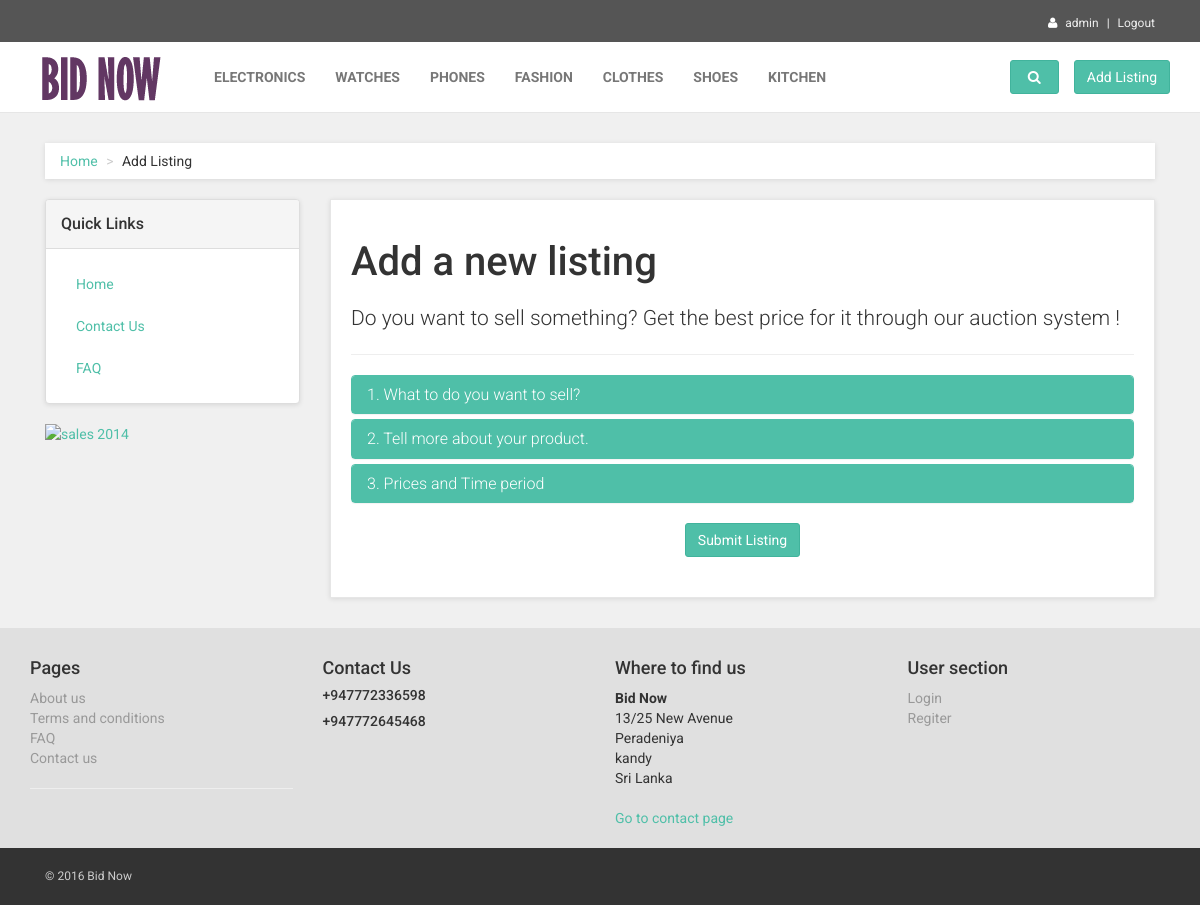
The app's page /BidNow/addlisting.php (signed in) with its own data.
### tables this page shows
CREATE TABLE IF NOT EXISTS `category` (
  `CategoryID` int(10) NOT NULL,
  `Category` varchar(20) NOT NULL
);

### BidNow/addlisting.php (the view, shortened to what this page needs)
<!DOCTYPE html>
<html lang="en">
<head>
    <link href="css/font-awesome.css" rel="stylesheet">
    <link href="css/bootstrap.min.css" rel="stylesheet">
    <link href="css/animate.min.css" rel="stylesheet">
    <link href="css/owl.carousel.css" rel="stylesheet">
    <link href="css/owl.theme.css" rel="stylesheet">
    <link href="css/bootstrap.css" rel="stylesheet">
    <link href="css/style.default.css" rel="stylesheet" id="theme-stylesheet">
    <link href="css/custom.css" rel="stylesheet">
    <link rel="stylesheet" href="//code.jquery.com/ui/1.11.4/themes/smoothness/jquery-ui.css">
</head>
<body>
    <?php include 'header.php';?>
    <div id="all">
        <div id="content">
            <div class="container">
                <div class="col-md-12">
                    <ul class="breadcrumb">
                        <li><a href="#">Home</a>
                        </li>
                        <li>Add Listing</li>
                    </ul>
                </div>
                <div class="col-md-3">
                    <div class="panel panel-default sidebar-menu">
                        <div class="panel-heading">
                            <h3 class="panel-title">Quick Links</h3>
                        </div>
                        <div class="panel-body">
                            <ul class="nav nav-pills nav-stacked">
                                <li>
                                    <a href="index.php">Home</a>
                                </li>
                                <li>
                                    <a href="contact.php">Contact Us</a>
                                </li>
                                <li>
                                    <a href="faq.php">FAQ</a>
                                </li>
                            </ul>
                        </div>
                    </div>
                    <div class="banner">
                        <a href="#">
                            <img src="img/banner.jpg" alt="sales 2014" class="img-responsive">
                        </a>
                    </div>
                </div>
                <div class="col-md-9">
                    <div class="box" id="contact">
                        <h1>Add a new listing</h1>
                        <p class="lead">Do you want to sell something? Get the best price for it through our auction system ! </p>
                        <hr>
                        <div class="panel-group" id="accordion">
                        <form class="form-horizontal" action="success.php" method="POST">
                            <div class="panel panel-primary">
                                <div class="panel-heading">
                                    <h4 class="panel-title">
					    <a data-toggle="collapse" data-parent="#accordion" href="#faq1">
						1. What to do you want to sell?
					    </a>
					</h4>
                                </div>
                            </div>
                            <div class="panel panel-primary">
                                <div class="panel-heading">
                                    <h4 class="panel-title">
					    <a data-toggle="collapse" data-parent="#accordion" href="#collapseTwo">
						2. Tell more about your product.
					    </a>
					</h4>
                                </div>
                            </div>
                            <div class="panel panel-primary">
                                <div class="panel-heading">
                                    <h4 class="panel-title">
					    <a data-toggle="collapse" data-parent="#accordion" href="#collapseThree">
						3. Prices and Time period
					    </a>
					</h4>
                                </div>
                        </div>
                        <br>
                         <input type="submit" align ="left" class="btn btn-primary center-block" type="submit" value="Submit Listing">
                    </form>
                    </div>
                </div>
            </div>
        </div>
    <?php include 'footer.php';?>
</body>
</html>

### BidNow/header.php (shortened to what this page needs)
<div id="top">
    <div class="container">
        <div class="col-md-6 offer" data-animate="fadeInDown">
        </div>
        <div class="col-md-6" data-animate="fadeInDown">
            <ul class="menu">
                <?php
                if(isset($_SESSION['username'])) {
                    echo '
                    <li><i style="color:white; margin-right:5px" class="fa fa-user" aria-hidden="true"></i>
                    	<a href="userItems.php">'.$_SESSION["username"].'</a></li>
                    <li><a href="logout.php">Logout</a></li>
                    ';
                } else {
                    echo '
                    <li><a href="register.php">Login</a></li>
                    <li><a href="register.php">Register</a></li>
                    ';
                }
                ?>
            </ul>
        </div>
    </div>
</div>
<div class="navbar navbar-default yamm" role="navigation" id="navbar">
    <div class="container">
        <div class="navbar-header">
            <a class="navbar-brand home" href="index.php" data-animate-hover="bounce">
                <img src="img/logo.png" alt="Obaju logo" class="hidden-xs">
            </a>
        </div>
        <div class="navbar-collapse collapse" id="navigation">
            <ul class="nav navbar-nav navbar-left">
            <?php
         $db = mysqli_connect('localhost','root','','shop')
         or die('Error connecting to MySQL server.');
         $query1 = "SELECT * FROM category ";
         $result1 = mysqli_query($db, $query1);
         $categories = mysqli_fetch_array($result1);
            while($categories) {
                ?>
                <li class="inactive"><a href="category.php?CategoryID=<?php echo $categories['CategoryID'] ?>">
                <?php echo $categories["Category"];?></a>
                </li>
               <?php $categories = $result1->fetch_assoc();} ?>
            </ul>
        </div>
        <div class="navbar-buttons">
            <div class="navbar-collapse collapse right" id="basket-overview">
                <a href="addlisting.php" class="btn btn-primary navbar-btn"><span class="hidden-sm">Add Listing</span></a>
            </div>
            <div class="navbar-collapse collapse right" id="search-not-mobile">
                <button type="button" class="btn navbar-btn btn-primary" data-toggle="collapse" data-target="#search">
                    <i class="fa fa-search"></i>
                </button>
            </div>
        </div>
    </div>
</div>

### records on screen
category: Category "ELECTRONICS"
category: Category "WATCHES"
category: Category "PHONES"
category: Category "FASHION"
category: Category "CLOTHES"
category: Category "SHOES"
category: Category "KITCHEN"

### other values on screen
$_SESSION["username"] "admin"
